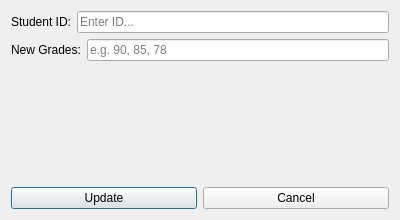
<?xml version="1.0" encoding="UTF-8"?>
<ui version="4.0">
 <class>UpdateGradesDialog</class>
 <widget class="QDialog" name="UpdateGradesDialog">
  <property name="geometry">
   <rect><x>0</x><y>0</y><width>400</width><height>220</height></rect>
  </property>
  <property name="windowTitle">
   <string>Update Grades</string>
  </property>

  <layout class="QVBoxLayout" name="mainLayout">

   <!-- ID -->
   <item>
    <layout class="QHBoxLayout">
     <item>
      <widget class="QLabel" name="idLabel">
       <property name="text"><string>Student ID:</string></property>
      </widget>
     </item>
     <item>
      <widget class="QLineEdit" name="idInput">
       <property name="placeholderText"><string>Enter ID...</string></property>
      </widget>
     </item>
    </layout>
   </item>

   <!-- Grades -->
   <item>
    <layout class="QHBoxLayout">
     <item>
      <widget class="QLabel" name="gradesLabel">
       <property name="text"><string>New Grades:</string></property>
      </widget>
     </item>
     <item>
      <widget class="QLineEdit" name="gradesInput">
       <property name="placeholderText"><string>e.g. 90, 85, 78</string></property>
      </widget>
     </item>
    </layout>
   </item>

   <!-- Error label -->
   <item>
    <widget class="QLabel" name="errorLabel">
     <property name="text"><string></string></property>
     <property name="styleSheet"><string>color: red;</string></property>
    </widget>
   </item>

   <!-- Buttons -->
   <item>
    <layout class="QHBoxLayout">
     <item>
      <widget class="QPushButton" name="confirmBtn">
       <property name="text"><string>Update</string></property>
      </widget>
     </item>
     <item>
      <widget class="QPushButton" name="cancelBtn">
       <property name="text"><string>Cancel</string></property>
      </widget>
     </item>
    </layout>
   </item>

  </layout>
 </widget>
 <resources/>
 <connections/>
</ui>
